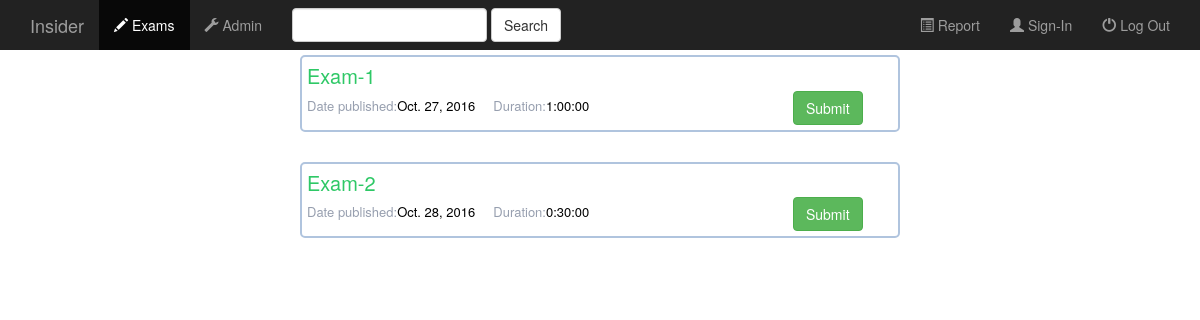
The app's page /exam/ (signed in) with its own data.
### exam/models.py (models this page shows, shortened)
class Exam(models.Model):
    exam_name = models.CharField(max_length=50)
    duration = models.DurationField()
    date_published = models.DateField('date published')

### exam/views.py (the view)
@login_required(login_url='/exam/login/')
def index(request):
    exam_list = Exam.objects.all()
    return render(request, 'exam/index.html', {'exam_list': exam_list})

### exam/templates/exam/index.html
{% extends 'exam/base.html' %}
{% block body %}
{% if exam_list %}
    {% for exam in exam_list %}
        <div class="view"><a href="{% url 'exam:detail' exam.pk %}" class="link">{{ exam.exam_name }}</a>
            <br>
        Date published:<span class="data">{{ exam.date_published}}</span>&nbsp;
            &nbsp;&nbsp;
        Duration:<span class="data">{{ exam.duration }}</span>
        <button class="btn btn-success submit">Submit</button>
        </div>
        <br>
    {% endfor %}
{% else %}
    <p>No Exam available</p>
{% endif %}
{% endblock %}

### exam/static/exam/index.css (style rules this page uses)
.view { border:2px solid lightsteelblue; border-radius: 5px; margin: 5px auto; font-size: small; padding: 5px; width: 600px; color: #979faf; }
.link { color: #2ec866; font-size: 20px; }
.data { color: black; }
.submit { position: relative; left: 200px; }

### records on screen
Exam: exam_name "Exam-1", date_published "Oct. 27, 2016", duration "1:00:00"
Exam: exam_name "Exam-2", date_published "Oct. 28, 2016", duration "0:30:00"
